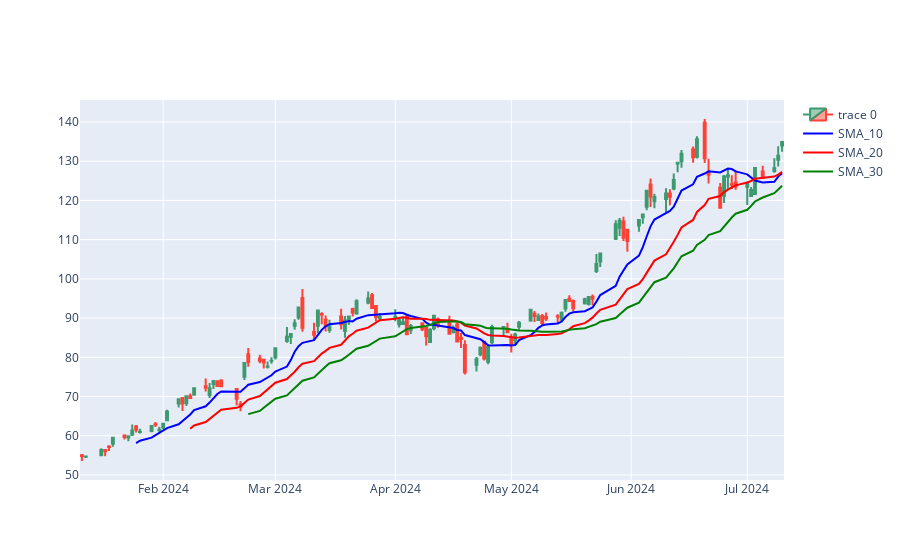

Write notebook code for a chart like this one.
### Code cell
dfplt = datos[:]

figura = go.Figure(data=[go.Candlestick(x=datos.index,
                                        open=datos["Open"],
                                        high=datos["High"],
                                        low=datos["Low"],
                                        close=datos["Close"])])

#agregar SMA de 10, 20 y 30 periodos al gráfico

figura.add_scatter(x=dfplt.index, y=dfplt["SMA_10"], mode='lines', line=dict(color='blue'), name='SMA_10')
figura.add_scatter(x=dfplt.index, y=dfplt["SMA_20"], mode='lines', line=dict(color='red'), name='SMA_20')
figura.add_scatter(x=dfplt.index, y=dfplt["SMA_30"], mode='lines', line=dict(color='green'), name='SMA_30')

figura.update_layout(xaxis_rangeslider_visible=False)
figura.show()
